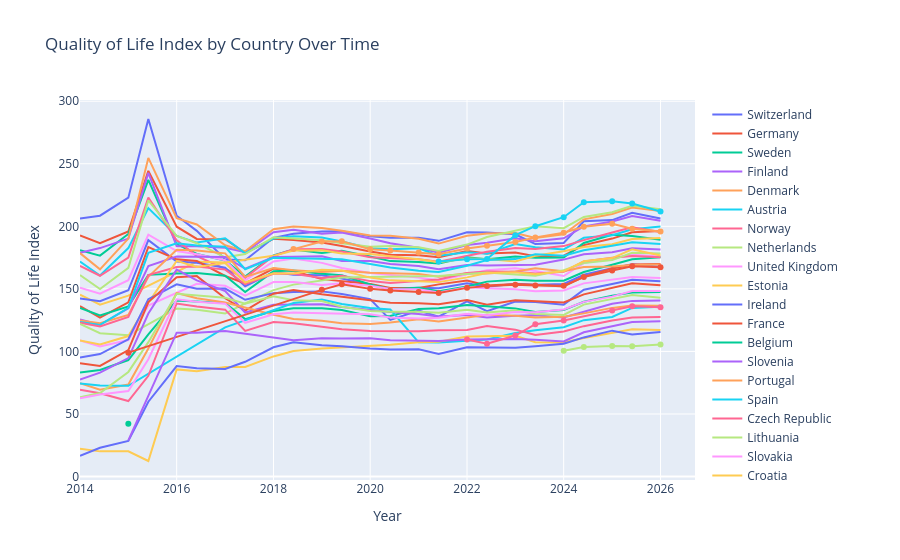

Notebook code for this chart:
### Code cell
fig = go.Figure()
for country in df['Country'].unique():
    country_data = df[df['Country'] == country]
    fig.add_trace(go.Scatter(name=country, x=country_data['Year'], y=country_data['Quality of Life Index']))
fig.update_layout(title='Quality of Life Index by Country Over Time', xaxis_title='Year', yaxis_title='Quality of Life Index')
fig.show()
